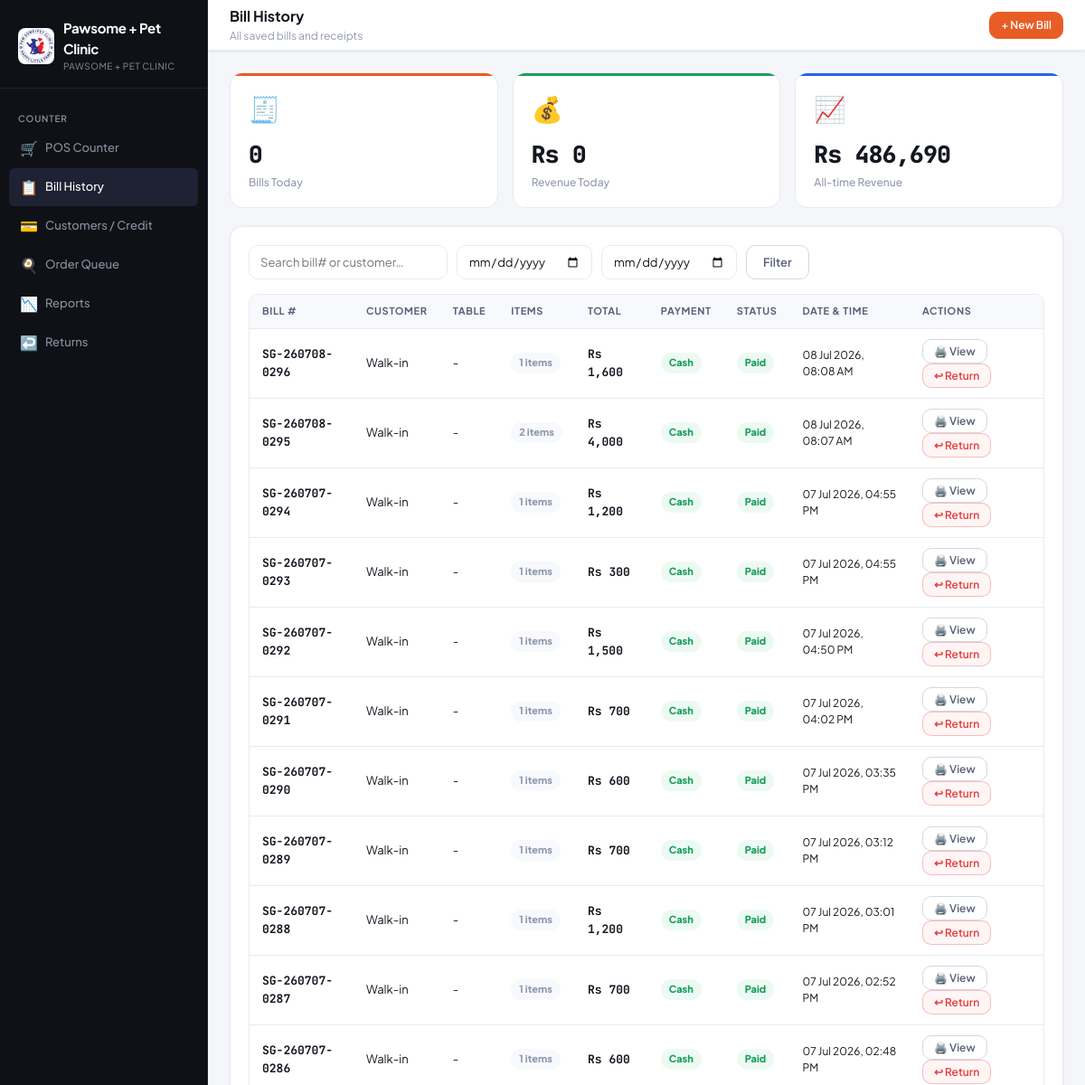
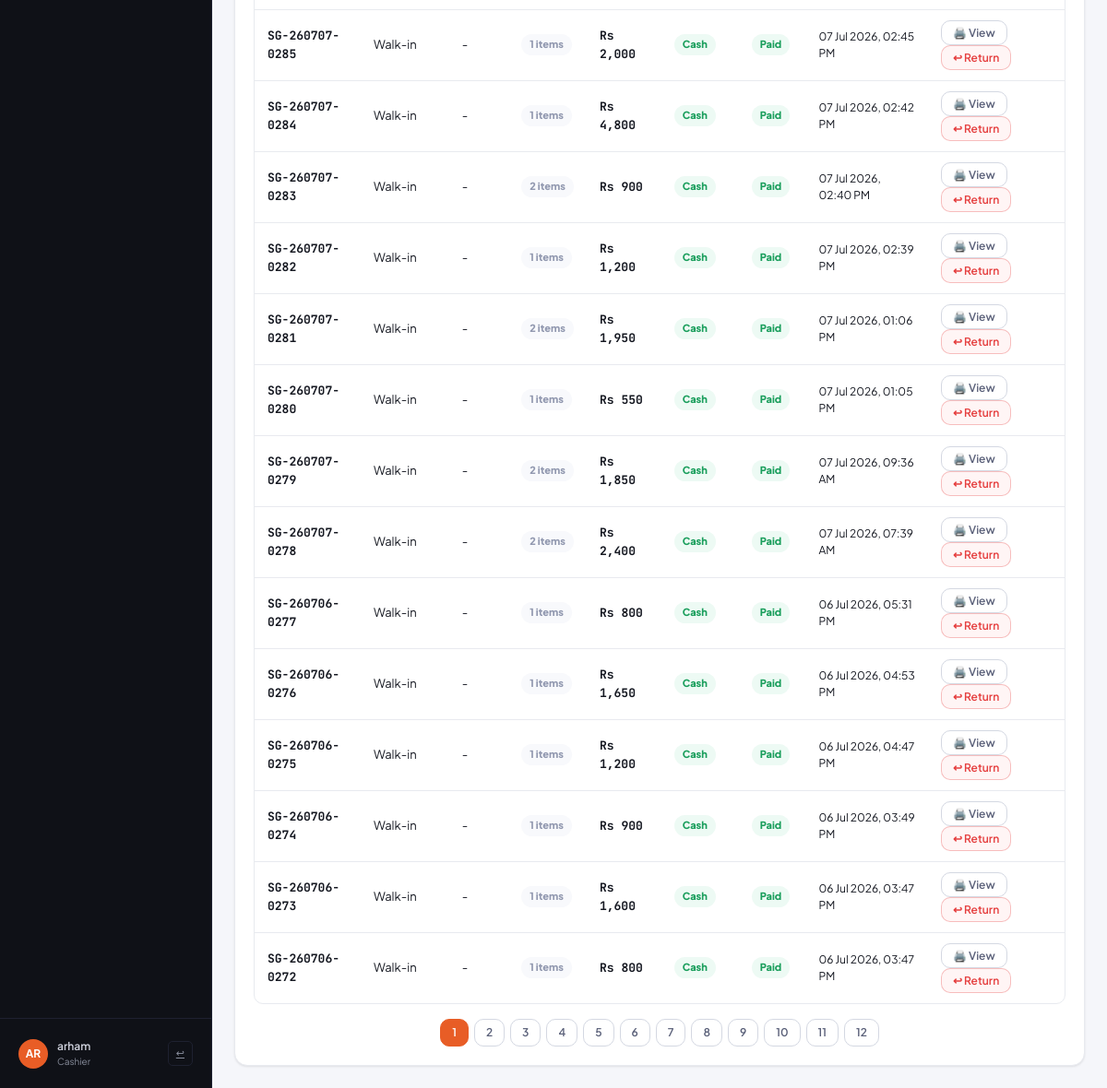
Screenshot of /bills.php (signed in) with the database file from the repository (2 pictures, top to bottom).
### tables this page shows
CREATE TABLE stores (
            id INTEGER PRIMARY KEY AUTOINCREMENT,
            name TEXT NOT NULL,
            phone TEXT DEFAULT '',
            address TEXT DEFAULT '',
            receipt_footer TEXT DEFAULT 'Thank you!',
            bill_prefix TEXT DEFAULT 'ST',
            tax_rate REAL DEFAULT 5,
            currency TEXT DEFAULT 'Rs',
            is_active INTEGER DEFAULT 1,
            created_at DATETIME DEFAULT CURRENT_TIMESTAMP
        , logo TEXT DEFAULT '');

CREATE TABLE bills (
            id INTEGER PRIMARY KEY AUTOINCREMENT,
            bill_no TEXT NOT NULL UNIQUE,
            customer_name TEXT DEFAULT 'Walk-in',
            table_no TEXT DEFAULT '-',
            subtotal REAL NOT NULL,
            tax_amount REAL NOT NULL,
            discount REAL DEFAULT 0,
            total REAL NOT NULL,
            payment_method TEXT DEFAULT 'Cash',
            status TEXT DEFAULT 'paid',
            notes TEXT,
            created_at DATETIME DEFAULT CURRENT_TIMESTAMP
        , store_id INTEGER DEFAULT 1, customer_id INTEGER, paid_amount REAL NOT NULL DEFAULT 0, due_amount REAL NOT NULL DEFAULT 0, payment_status TEXT DEFAULT 'paid');

### includes/db.php (called while the page is built, shortened)
<?php
function baseUrl($path = '') {
    static $base = null;
    if ($base === null) {
        $docRoot  = str_replace('\\', '/', realpath($_SERVER['DOCUMENT_ROOT'] ?? ROOT_PATH) ?: ROOT_PATH);
        $projRoot = str_replace('\\', '/', ROOT_PATH);
        $base     = rtrim(substr($projRoot, strlen($docRoot)), '/');
    }
    return $base . '/' . ltrim($path, '/');
}
function getDB() {
    try {
        $db = new PDO('sqlite:' . DB_FILE);
        $db->setAttribute(PDO::ATTR_ERRMODE, PDO::ERRMODE_EXCEPTION);
        $db->setAttribute(PDO::ATTR_DEFAULT_FETCH_MODE, PDO::FETCH_ASSOC);
        $db->setAttribute(PDO::ATTR_TIMEOUT, 30);
        $db->exec('PRAGMA journal_mode=WAL');
        $db->exec('PRAGMA busy_timeout=5000');
        return $db;
    } catch (Exception $e) {
        error_log('Database error: ' . $e->getMessage());
        die('<h2>Database Error</h2><p>' . htmlspecialchars($e->getMessage()) . '</p>'
            . '<p>Try visiting <a href="' . htmlspecialchars(baseUrl('check.php')) . '">check.php</a> for diagnostics, '
            . 'or delete <code>data/restaurant.db</code> to reset (this removes all data).</p>');
    }
}
function getStore($storeId) {
    $db = getDB();
    $st = $db->prepare("SELECT * FROM stores WHERE id = ?");
    $st->execute([(int)$storeId]);
    return $st->fetch() ?: null;
}
function getStoreSettings($storeId) {
    $store = getStore($storeId);
    $out = [
        'restaurant_name'    => $store['name'],
        'restaurant_address' => $store['address'],
        'restaurant_phone'   => $store['phone'],
        'receipt_footer'     => $store['receipt_footer'],
        'bill_prefix'        => $store['bill_prefix'],
        'tax_rate'           => (string)$store['tax_rate'],
        'currency'           => $store['currency'],
        'store_id'           => (string)$store['id'],
        'store_name'         => $store['name'],
    ];
    $db = getDB();
    $st = $db->prepare("SELECT key, value FROM store_settings WHERE store_id = ?");
    $st->execute([(int)$storeId]);
    foreach ($st->fetchAll() as $r) {
        $out[$r['key']] = $r['value'];
    }
    return $out;
}
?>

### includes/auth.php (called while the page is built, shortened)
<?php
require_once __DIR__ . '/db.php';
function currentUser() {
    return [
        'id'       => $_SESSION['user_id']  ?? null,
        'username' => $_SESSION['username'] ?? '',
        'name'     => $_SESSION['name']     ?? '',
        'role'     => $_SESSION['role']     ?? '',
        'store_id' => $_SESSION['store_id'] ?? null,
    ];
}

### bills.php (the view, shortened to what this page needs)
<?php
require_once __DIR__ . '/includes/auth.php';
require_once __DIR__ . '/includes/header.php';
$db = getDB();
$storeId = currentStoreId();
$page = max(1, (int)($_GET['page'] ?? 1));
$limit = 25;
$offset = ($page - 1) * $limit;
$search = trim($_GET['q'] ?? '');
$dateFrom = $_GET['date_from'] ?? '';
$dateTo = $_GET['date_to'] ?? '';
$where = ['b.store_id = ?'];
$params = [$storeId];
$whereStr = implode(' AND ', $where);
$stmt = $db->prepare("SELECT COUNT(*) FROM bills b WHERE $whereStr");
$stmt->execute($params);
$total = $stmt->fetchColumn();
$pages = ceil($total / $limit);
$stmt = $db->prepare("SELECT b.*, (SELECT COUNT(*) FROM bill_items WHERE bill_id=b.id) as item_count FROM bills b WHERE $whereStr ORDER BY b.created_at DESC LIMIT $limit OFFSET $offset");
$stmt->execute($params);
$bills = $stmt->fetchAll();
$todaySub = $db->prepare("SELECT COALESCE(SUM(total),0) FROM bills WHERE store_id=? AND DATE(created_at)=DATE('now')");
$todaySub->execute([$storeId]); $todaySub = $todaySub->fetchColumn();
$todayRefund = $db->prepare("SELECT COALESCE(SUM(total_refund),0) FROM returns WHERE store_id=? AND DATE(created_at)=DATE('now')");
$todayRefund->execute([$storeId]); $todaySub = $todaySub - $todayRefund->fetchColumn();
$todayCount = $db->prepare("SELECT COUNT(*) FROM bills WHERE store_id=? AND DATE(created_at)=DATE('now')");
$todayCount->execute([$storeId]); $todayCount = $todayCount->fetchColumn();
$allTime = $db->prepare("SELECT COALESCE(SUM(total),0) FROM bills WHERE store_id=?");
$allTime->execute([$storeId]); $allTime = $allTime->fetchColumn();
$allRefund = $db->prepare("SELECT COALESCE(SUM(total_refund),0) FROM returns WHERE store_id=?");
$allRefund->execute([$storeId]); $allTime = $allTime - $allRefund->fetchColumn();
$cur = $settings['currency'] ?? 'Rs';
?>
    <div class="topbar">
      <div>
        <div class="page-title">Bill History</div>
        <div class="page-subtitle">All saved bills and receipts</div>
      </div>
      <div class="topbar-right">
        <a href="<?= baseUrl('index.php') ?>" class="btn btn-primary btn-sm">+ New Bill</a>
      </div>
    </div>
    <div class="content-area">
      <div class="grid-3 mb-20">
        <div class="stat-card brand"><div class="stat-icon">🧾</div><div class="stat-value"><?= $todayCount ?></div><div class="stat-label">Bills Today</div></div>
        <div class="stat-card green"><div class="stat-icon">💰</div><div class="stat-value"><?= $cur ?> <?= number_format($todaySub, 0) ?></div><div class="stat-label">Revenue Today</div></div>
        <div class="stat-card blue"><div class="stat-icon">📈</div><div class="stat-value"><?= $cur ?> <?= number_format($allTime, 0) ?></div><div class="stat-label">All-time Revenue</div></div>
      </div>
      <div class="card">
        <form method="GET" style="display:flex;gap:10px;flex-wrap:wrap;margin-bottom:16px">
          <input class="form-control" style="width:220px" name="q" value="<?= htmlspecialchars($search) ?>" placeholder="Search bill# or customer…">
          <input class="form-control" style="width:150px" type="date" name="date_from" value="<?= htmlspecialchars($dateFrom) ?>" title="From date">
          <input class="form-control" style="width:150px" type="date" name="date_to" value="<?= htmlspecialchars($dateTo) ?>" title="To date">
          <button class="btn btn-secondary" type="submit">Filter</button>
        </form>
        <div class="table-wrap">
          <table class="data-table">
            <thead><tr>
              <th>Bill #</th><th>Customer</th><th>Table</th><th>Items</th>
              <th>Total</th><th>Payment</th><th>Status</th><th>Date & Time</th><th>Actions</th>
            </tr></thead>
            <tbody>
            <?php if (empty($bills)): ?>
              <tr><td colspan="9" style="text-align:center;padding:30px;color:var(--text3)">No bills found</td></tr>
            <?php else: ?>
              <?php foreach ($bills as $b): ?>
              <tr>
                <td><span class="font-mono font-bold"><?= htmlspecialchars($b['bill_no']) ?></span></td>
                <td><?= htmlspecialchars($b['customer_name']) ?></td>
                <td><?= htmlspecialchars($b['table_no']) ?></td>
                <td><span class="badge badge-neutral"><?= $b['item_count'] ?> items</span></td>
                <td class="font-mono font-bold"><?= $cur ?> <?= number_format($b['total'], 0) ?></td>
                <?php $pstatus = $b['payment_status'] ?? 'paid'; $due = (float)($b['due_amount'] ?? 0); ?>
                <td>
                  <?php if ($pstatus === 'paid' || $due <= 0.009): ?>
                  <span class="badge <?= $b['payment_method'] === 'Cash' ? 'badge-success' : 'badge-info' ?>"><?= htmlspecialchars($b['payment_method']) ?></span>
                  <?php else: ?>
                  <span class="badge badge-danger">Credit</span>
                  <?php endif; ?>
                </td>
                <td>
                  <?php if ($pstatus === 'paid' || $due <= 0.009): ?>
                  <span class="badge badge-success">Paid</span>
                  <?php else: ?>
                  <span class="badge <?= $pstatus === 'partial' ? 'badge-warning' : 'badge-danger' ?>"><?= $pstatus === 'partial' ? 'Partial' : 'Credit' ?></span>
                  <div class="text-sm" style="color:var(--red);margin-top:2px">Due: <?= $cur ?> <?= number_format($due, 0) ?></div>
                  <?php endif; ?>
                </td>
                <td class="text-sm text-muted"><?= date('d M Y, h:i A', strtotime($b['created_at'])) ?></td>
                <td>
                  <button class="btn btn-secondary btn-sm" onclick="showReceipt('<?= htmlspecialchars($b['bill_no']) ?>')">🖨️ View</button>
                  <button class="btn btn-danger btn-sm" onclick="openReturnModal(<?= (int)$b['id'] ?>, '<?= htmlspecialchars($b['bill_no'], ENT_QUOTES) ?>')">↩ Return</button>
                </td>
              </tr>
              <?php endforeach; ?>
            <?php endif; ?>
            </tbody>
          </table>
        </div>
        <?php if ($pages > 1): ?>
        <div style="display:flex;justify-content:center;gap:6px;margin-top:16px">
          <?php for ($i = 1; $i <= $pages; $i++): ?>
          <a href="?page=<?= $i ?>&q=<?= urlencode($search) ?>&date_from=<?= urlencode($dateFrom) ?>&date_to=<?= urlencode($dateTo) ?>"
             class="btn btn-sm <?= $i === $page ? 'btn-primary' : 'btn-secondary' ?>"><?= $i ?></a>
          <?php endfor; ?>
        </div>
        <?php endif; ?>
      </div>
    </div>
<?php require_once __DIR__ . '/includes/footer.php'; ?>

### includes/header.php (shortened to what this page needs)
<?php
require_once __DIR__ . '/auth.php';
$user = currentUser();
$storeId = currentStoreId();
if ($storeId) {
    $settings = getStoreSettings($storeId);
    $currentStore = getStore($storeId);
} else {
    $settings = getSettings();
    $currentStore = null;
}
$currentPage = basename($_SERVER['PHP_SELF'], '.php');
$B = function($p='') { return baseUrl($p); };
?>
<!DOCTYPE html>
<html lang="en">
<head>
<link rel="stylesheet" href="<?= baseUrl('assets/css/style.css') ?>">
</head>
<body data-tax="<?= (float)($settings['tax_rate'] ?? 5) ?>">
<div class="app-shell">
  <aside class="sidebar">
    <div class="sidebar-logo">
      <div class="logo-mark">
        <?php if ($currentStore && !empty($currentStore['logo'])): ?>
        <img src="<?= baseUrl($currentStore['logo']) ?>" alt="" style="width:40px;height:40px;border-radius:8px;object-fit:contain">
        <?php else: ?>
        <img src="<?= baseUrl('assets/default-logo.png') ?>" alt="" style="width:40px;height:40px;border-radius:8px;object-fit:contain">
        <?php endif; ?>
        <div>
          <div class="logo-text"><?= htmlspecialchars($settings['restaurant_name'] ?? 'POS') ?></div>
          <div class="logo-sub"><?= $storeId ? htmlspecialchars($currentStore['name'] ?? 'Store #' . $storeId) : 'Super Admin' ?></div>
        </div>
      </div>
    </div>
    <nav class="sidebar-nav">
      <?php if ($storeId): ?>
      <div class="nav-section-label">Counter</div>
      <a href="<?= $B('index.php') ?>" class="nav-item <?= $currentPage==='index'?'active':'' ?>">
        <span class="nav-icon">🛒</span> POS Counter
      </a>
      <a href="<?= $B('bills.php') ?>" class="nav-item <?= $currentPage==='bills'?'active':'' ?>">
        <span class="nav-icon">📋</span> Bill History
      </a>
      <a href="<?= $B('customers.php') ?>" class="nav-item <?= $currentPage==='customers'?'active':'' ?>">
        <span class="nav-icon">💳</span> Customers / Credit
      </a>
      <a href="<?= $B('queue.php') ?>" class="nav-item <?= $currentPage==='queue'?'active':'' ?>" id="nav-queue">
        <span class="nav-icon">🍳</span> Order Queue
      </a>
      <a href="<?= $B('admin/reports.php') ?>" class="nav-item <?= $currentPage==='reports'?'active':'' ?>">
        <span class="nav-icon">📉</span> Reports
      </a>
      <a href="<?= $B('admin/returns.php') ?>" class="nav-item <?= $currentPage==='returns'?'active':'' ?>">
        <span class="nav-icon">↩️</span> Returns
      </a>
      <?php endif; ?>
    </nav>
    <div class="sidebar-footer">
      <div class="user-card">
        <div class="user-avatar"><?= strtoupper(substr($user['name'] ?: $user['username'], 0, 2)) ?></div>
        <div>
          <div class="user-name"><?= htmlspecialchars($user['name'] ?: $user['username']) ?></div>
          <div class="user-role"><?= htmlspecialchars(str_replace('_', ' ', $user['role'])) ?></div>
        </div>
        <a href="<?= $B('logout.php') ?>" class="logout-btn" title="Logout">↩</a>
      </div>
    </div>
  </aside>
  <div class="main">

### rows the page displays
stores: logo (picture), name "Pawsome + Pet Clinic", name "PAWSOME + PET CLINIC", currency "Rs"
bills: bill_no "SG-260708-0296", customer_name "Walk-in", table_no "-", item_count "1", store.currency "Rs", total "1,600", payment_method "Cash", payment_status "Paid", created_at "08 Jul 2026, 08:08 AM"
bills: bill_no "SG-260708-0295", customer_name "Walk-in", table_no "-", item_count "2", store.currency "Rs", total "4,000", payment_method "Cash", payment_status "Paid", created_at "08 Jul 2026, 08:07 AM"
bills: bill_no "SG-260707-0294", customer_name "Walk-in", table_no "-", item_count "1", store.currency "Rs", total "1,200", payment_method "Cash", payment_status "Paid", created_at "07 Jul 2026, 04:55 PM"
bills: bill_no "SG-260707-0293", customer_name "Walk-in", table_no "-", item_count "1", store.currency "Rs", total "300", payment_method "Cash", payment_status "Paid", created_at "07 Jul 2026, 04:55 PM"
bills: bill_no "SG-260707-0292", customer_name "Walk-in", table_no "-", item_count "1", store.currency "Rs", total "1,500", payment_method "Cash", payment_status "Paid", created_at "07 Jul 2026, 04:50 PM"
bills: bill_no "SG-260707-0291", customer_name "Walk-in", table_no "-", item_count "1", store.currency "Rs", total "700", payment_method "Cash", payment_status "Paid", created_at "07 Jul 2026, 04:02 PM"
bills: bill_no "SG-260707-0290", customer_name "Walk-in", table_no "-", item_count "1", store.currency "Rs", total "600", payment_method "Cash", payment_status "Paid", created_at "07 Jul 2026, 03:35 PM"
bills: bill_no "SG-260707-0289", customer_name "Walk-in", table_no "-", item_count "1", store.currency "Rs", total "700", payment_method "Cash", payment_status "Paid", created_at "07 Jul 2026, 03:12 PM"
bills: bill_no "SG-260707-0288", customer_name "Walk-in", table_no "-", item_count "1", store.currency "Rs", total "1,200", payment_method "Cash", payment_status "Paid", created_at "07 Jul 2026, 03:01 PM"
bills: bill_no "SG-260707-0287", customer_name "Walk-in", table_no "-", item_count "1", store.currency "Rs", total "700", payment_method "Cash", payment_status "Paid", created_at "07 Jul 2026, 02:52 PM"
bills: bill_no "SG-260707-0286", customer_name "Walk-in", table_no "-", item_count "1", store.currency "Rs", total "600", payment_method "Cash", payment_status "Paid", created_at "07 Jul 2026, 02:48 PM"
bills: bill_no "SG-260707-0285", customer_name "Walk-in", table_no "-", item_count "1", store.currency "Rs", total "2,000", payment_method "Cash", payment_status "Paid", created_at "07 Jul 2026, 02:45 PM"
bills: bill_no "SG-260707-0284", customer_name "Walk-in", table_no "-", item_count "1", store.currency "Rs", total "4,800", payment_method "Cash", payment_status "Paid", created_at "07 Jul 2026, 02:42 PM"
bills: bill_no "SG-260707-0283", customer_name "Walk-in", table_no "-", item_count "2", store.currency "Rs", total "900", payment_method "Cash", payment_status "Paid", created_at "07 Jul 2026, 02:40 PM"
bills: bill_no "SG-260707-0282", customer_name "Walk-in", table_no "-", item_count "1", store.currency "Rs", total "1,200", payment_method "Cash", payment_status "Paid", created_at "07 Jul 2026, 02:39 PM"
bills: bill_no "SG-260707-0281", customer_name "Walk-in", table_no "-", item_count "2", store.currency "Rs", total "1,950", payment_method "Cash", payment_status "Paid", created_at "07 Jul 2026, 01:06 PM"
bills: bill_no "SG-260707-0280", customer_name "Walk-in", table_no "-", item_count "1", store.currency "Rs", total "550", payment_method "Cash", payment_status "Paid", created_at "07 Jul 2026, 01:05 PM"
bills: bill_no "SG-260707-0279", customer_name "Walk-in", table_no "-", item_count "2", store.currency "Rs", total "1,850", payment_method "Cash", payment_status "Paid", created_at "07 Jul 2026, 09:36 AM"
bills: bill_no "SG-260707-0278", customer_name "Walk-in", table_no "-", item_count "2", store.currency "Rs", total "2,400", payment_method "Cash", payment_status "Paid", created_at "07 Jul 2026, 07:39 AM"
bills: bill_no "SG-260706-0277", customer_name "Walk-in", table_no "-", item_count "1", store.currency "Rs", total "800", payment_method "Cash", payment_status "Paid", created_at "06 Jul 2026, 05:31 PM"
bills: bill_no "SG-260706-0276", customer_name "Walk-in", table_no "-", item_count "1", store.currency "Rs", total "1,650", payment_method "Cash", payment_status "Paid", created_at "06 Jul 2026, 04:53 PM"
bills: bill_no "SG-260706-0275", customer_name "Walk-in", table_no "-", item_count "1", store.currency "Rs", total "1,200", payment_method "Cash", payment_status "Paid", created_at "06 Jul 2026, 04:47 PM"
bills: bill_no "SG-260706-0274", customer_name "Walk-in", table_no "-", item_count "1", store.currency "Rs", total "900", payment_method "Cash", payment_status "Paid", created_at "06 Jul 2026, 03:49 PM"
bills: bill_no "SG-260706-0273", customer_name "Walk-in", table_no "-", item_count "1", store.currency "Rs", total "1,600", payment_method "Cash", payment_status "Paid", created_at "06 Jul 2026, 03:47 PM"
bills: bill_no "SG-260706-0272", customer_name "Walk-in", table_no "-", item_count "1", store.currency "Rs", total "800", payment_method "Cash", payment_status "Paid", created_at "06 Jul 2026, 03:47 PM"

### other values shown
substr($user['name'] ?: $user['username'], 0, 2) "AR"
$user['name'] ?: $user['username'] "arham"
str_replace('_', ' ', $user['role']) "Cashier"
$todayCount "0"
$todaySub "0"
$allTime "486,690"
